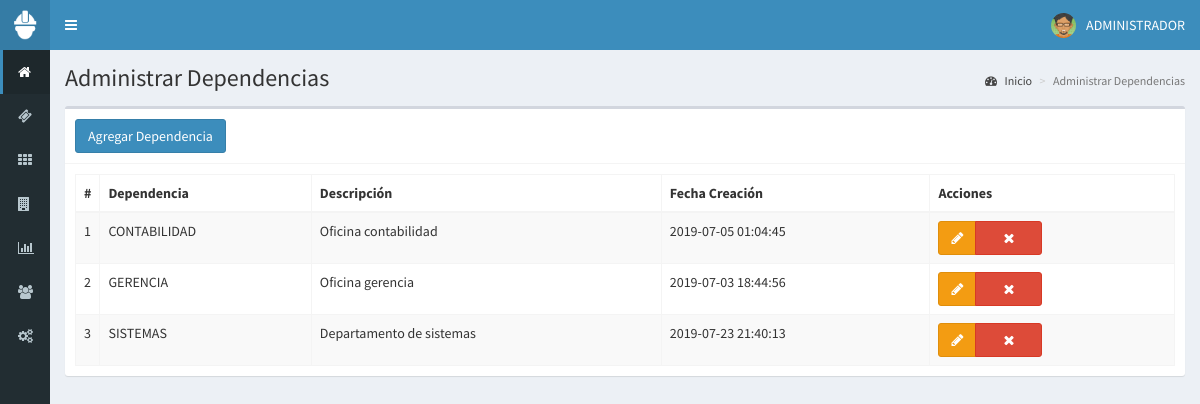
/dependencias (signed in), run on the app's committed database.
### tables this page shows
CREATE TABLE `dependencia` (
  `id` int(11) NOT NULL,
  `nombre` varchar(200) DEFAULT NULL,
  `descripcion` text DEFAULT NULL,
  `fecha_creacion` timestamp NOT NULL DEFAULT current_timestamp() ON UPDATE current_timestamp()
);

### controladores/plantilla.controlador.php (called while the page is built)
<?php
class ControladorPlantilla{
static public function ctrPlantilla(){
include "vistas/plantilla.php";
}
}

### index.php (called while the page is built, shortened)
<?php
require_once "controladores/plantilla.controlador.php";
require_once "controladores/usuarios.controlador.php";
require_once "controladores/dependencias.controlador.php";
require_once "controladores/tipos-equipos.controlador.php";
require_once "modelos/dependencias.modelo.php";
$plantilla = new ControladorPlantilla();
$plantilla->ctrPlantilla();

### controladores/dependencias.controlador.php (called while the page is built, shortened)
<?php
class ControladorDependencias{
	static public function ctrMostrarDependencias($item, $valor){
	$tabla = "dependencia";
	$respuesta = ModeloDependencias::mdlMostrarDependencias($tabla, $item, $valor);
	return $respuesta;
}
}

### modelos/conexion.php (called while the page is built)
<?php
class Conexion{
	static public function conectar(){
		$link = new PDO("mysql:host=localhost;dbname=sic",
			            "root",
			            "");
		$link->exec("set names utf8");
		return $link;
	}
}

### modelos/dependencias.modelo.php (called while the page is built, shortened)
<?php
require_once "conexion.php";
class ModeloDependencias{
	static public function mdlMostrarDependencias($tabla, $item, $valor){
		if($item != null){
			$stmt = Conexion::conectar()->prepare("SELECT * from $tabla WHERE  $item = :valor1");
			$stmt -> bindParam(":valor1", $valor, PDO::PARAM_STR);
			$stmt -> execute();
			return $stmt -> fetch();
		}else{
			$stmt = Conexion::conectar()->prepare("SELECT * from $tabla order by 2 asc");
			$stmt -> execute();
			return $stmt -> fetchAll();
		}
	}
}

### vistas/modulos/dependencias.php (the view, shortened to what this page needs)
<div class="content-wrapper">
    <section class="content-header">
      <h1>
      Administrar Dependencias
      </h1>
      <ol class="breadcrumb">
        <li><a href="inicio"><i class="fa fa-dashboard"></i> Inicio</a></li>
        <li class="active">Administrar Dependencias</li>
      </ol>
    </section>
    <section class="content">
      <div class="box">
        <div class="box-header with-border">
          <button class="btn btn-primary" data-toggle="modal" data-target="#modalAgregarDependencia">
            Agregar Dependencia
          </button>
        </div>
        <div class="box-body">
          <table class="table table-bordered table-striped dt-responsive tablas " width="100%">
            <thead>
              <tr>
                    <th style="width:10px">#</th>
                    <th>Dependencia</th>
                    <th>Descripción</th>
                    <th>Fecha Creación</th>
                    <th>Acciones</th>
              </tr>
            </thead>
            <body>
         <?php
            $item = null;
            $valor = null;
            $dependencias = ControladorDependencias::ctrMostrarDependencias($item, $valor);
          foreach ($dependencias as $key => $value){
           echo '
              <tr>
                    <td>'.($key+1).'</td>
                    <td>'.$value["nombre"].'</td>
                    <td>'.$value["descripcion"].'</td>
                    <td>'.$value["fecha_creacion"].'</td>
                    <td>
                      <div class="btn-group">
                        <button class="btn btn-warning  btnEditarDependencia" idDependencia="'.$value["id"].'" data-toggle="modal" data-target="#modalEditarDependencia"><i class="fa fa-pencil"></i></button>
                        <button class="btn btn-danger btnEliminarDependencia" idDependencia="'.$value["id"].'"><i class="fa fa-times"></i></button>
                      </div>
                    </td>
              </tr>';
          }
               ?>
            </body>
          </table>
        </div>
      </div>
    </section>
  </div>

### data on the page
dependencia: nombre "CONTABILIDAD", descripcion "Oficina contabilidad", fecha_creacion "2019-07-05 01:04:45"
dependencia: nombre "GERENCIA", descripcion "Oficina gerencia", fecha_creacion "2019-07-03 18:44:56"
dependencia: nombre "SISTEMAS", descripcion "Departamento de sistemas", fecha_creacion "2019-07-23 21:40:13"

### other printed values
$_SESSION["nombre"] "ADMINISTRADOR"
